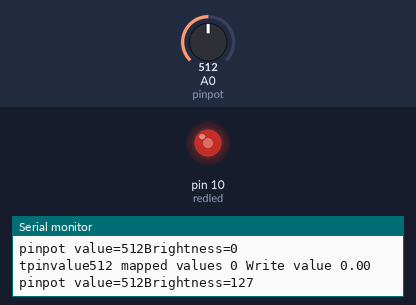
A sketch run on a simulated Arduino Uno, built with avr-gcc and run on an emulated ATmega328P. Shown: output pins drawn as LEDs (lit = HIGH), the last lines printed to the serial monitor. The inputs (shaded band) are chosen by the test bench; at power-on: A0 (pinpot) = 512.

Above: at 3.8 s.
3.9 s: A0 (pinpot) set to 716
At 8.3 s:
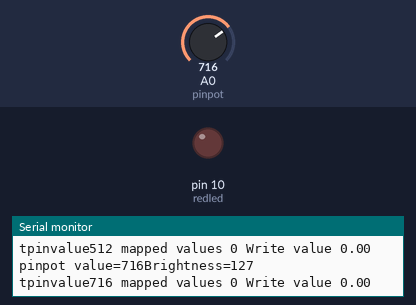
11.5 s: A0 (pinpot) set to 900
At 12.8 s:
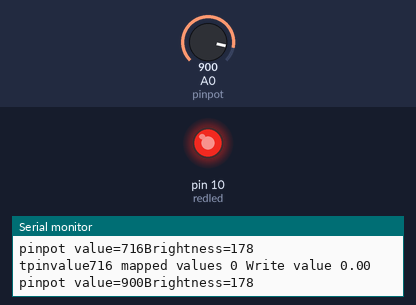
19.2 s: A0 (pinpot) set to 122
26.5 s: A0 (pinpot) set to 511
Timing chart, 0 to 35.2 s (numbered marks = the images above; inputs shaded):
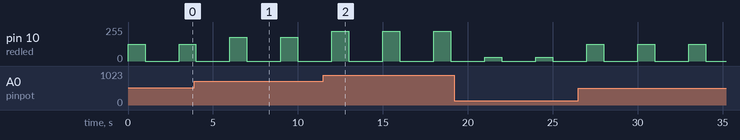

The sketch:

analog_strings.ino
```cpp
int pinpot=A0;
int redled= 10;
int Readvalue;
int Brightness;
int Writevalue;
float voltage;

String message="pinpot value=";
String message2="Brightness=";


void setup() {
  Serial.begin(9600);
  pinMode(pinpot,INPUT);
  pinMode(redled,OUTPUT);

}

void loop() {
  Readvalue= analogRead(pinpot);
  Serial.print(message);
  Serial.print(Readvalue);
  Serial.print(message2);
  Serial.println( Brightness);
  Brightness =(255./1023)*Readvalue;
  analogWrite(redled,Brightness);
  delay(1000);
  analogWrite(redled,0);
  delay(1000);
 Serial.print("tpinvalue");
  Serial.print(Readvalue);
  Serial.print(" ");
  Serial.print("mapped values");
  Serial.print(" " );
  Serial.print(Writevalue);
 Serial.print(" " );
 Serial.print("Write value");
  Serial.print(" ");
  Serial.println(voltage);
  delay(1000);
  // put your main code here, to run repeatedly:

}
```

Measured:
- by itself, pin 10 (redled): alternates 127/255 for 1.0 s and 0/255 for 2.0 s
